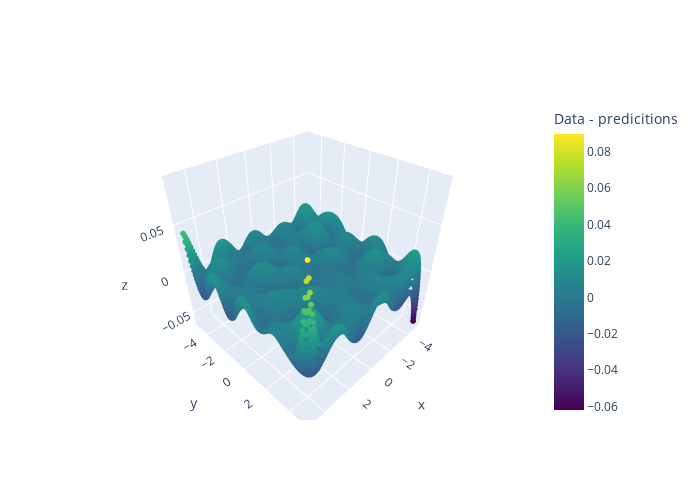

Notebook source saved alongside this figure:
### Code cell
import plotly.graph_objects as go

predictions = model(torch.cat((torch.Tensor(X).reshape(-1, 1), torch.Tensor(Y).reshape(-1, 1)), axis=1)).detach().numpy().reshape(-1)
trace1 = go.Scatter3d(
    x=X.reshape(-1),
    y=Y.reshape(-1),
    z=Z.reshape(-1) - predictions,
    mode='markers',
    marker=dict(
        size=2,
        color=Z.reshape(-1) - predictions,
        colorscale='Viridis',
        colorbar=dict(title='Data - predicitions'),
    ),
    name='Model'
)
fig = go.Figure(data=[trace1], layout=dict(width=700, height=500))
fig.show()

### Figure 1 — Plotly figure (JSON) as saved in the notebook; plotly's stock layout.template omitted (floating-point values rounded to 4 significant figures; data arrays with more than 128 entries replaced by an {"elided": "..."} marker saying what was removed)
{"data": [{"marker": {"color": {"elided": "22500 float values"}, "colorbar": {"title": {"text": "Data - predicitions"}}, "colorscale": [[0, "#440154"], [0.1111, "#482878"], [0.2222, "#3e4989"], [0.3333, "#31688e"], [0.4444, "#26828e"], [0.5556, "#1f9e89"], [0.6667, "#35b779"], [0.7778, "#6ece58"], [0.8889, "#b5de2b"], [1, "#fde725"]], "size": 2}, "mode": "markers", "name": "Model", "type": "scatter3d", "x": {"elided": "22500 float values"}, "y": {"elided": "22500 float values"}, "z": {"elided": "22500 float values"}}], "layout": {"height": 500, "width": 700}}
